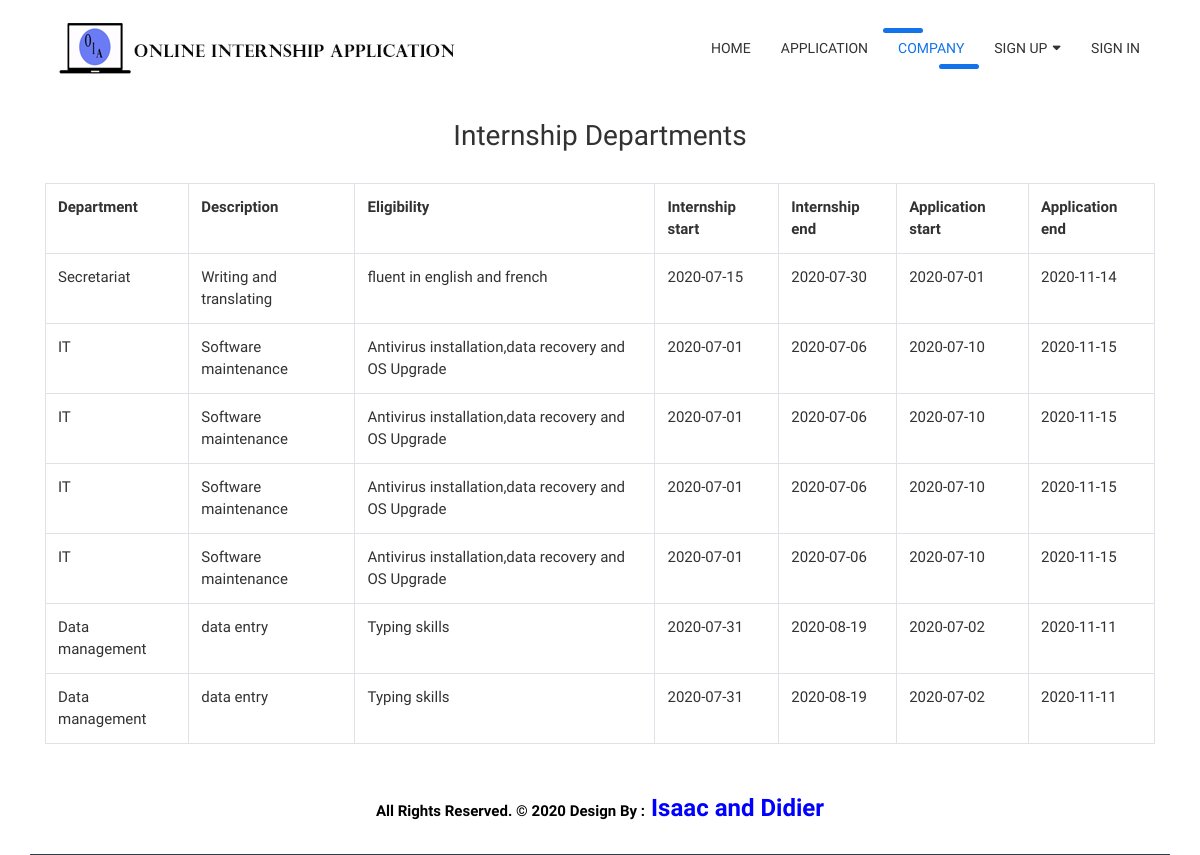
The page /companyDetail.php?company_id=1 on the database its author committed.
### tables this page shows
CREATE TABLE `company_internship` (
  `internship_id` int NOT NULL AUTO_INCREMENT,
  `department_name` varchar(50) NOT NULL,
  `description` varchar(200) NOT NULL,
  `eligibility` varchar(500) NOT NULL,
  `start` date NOT NULL,
  `end` date NOT NULL,
  `needed_number` int NOT NULL,
  `application_start` date NOT NULL,
  `application_end` date NOT NULL,
  `application_limit` int NOT NULL,
  `company_id` int NOT NULL,
  `status` enum('pending','open','closed','deleted') DEFAULT 'pending',
  `regdate` datetime DEFAULT CURRENT_TIMESTAMP,
  PRIMARY KEY (`internship_id`),
  KEY `company_id` (`company_id`),
  CONSTRAINT `company_internship_ibfk_1` FOREIGN KEY (`company_id`) REFERENCES `company` (`company_id`) ON DELETE RESTRICT ON UPDATE RESTRICT
);

### companyDetail.php (the view, shortened to what this page needs)
<!DOCTYPE html>
<html lang="en">
<head>
<head>
	<link href="Bootstrap/bootstrap/css/bootstrap.min.css" rel="stylesheet">
	<link href="css/all.css" rel="stylesheet">
	<link href="css/owl.carousel.min.css" rel="stylesheet">
	<link href="css/style.css" rel="stylesheet">
</head>
<body>
<div class="wrapper-main">
    <nav class="navbar navbar-expand-lg navbar-dark bg-light top-nav">
        <div class="container">
            <a class="navbar-brand" href="index.php">
				<img src="images/logo1.png" alt="logo" />
            </a>
            <div class="collapse navbar-collapse" id="navbarResponsive">
				<ul class="navbar-nav ml-auto">
					<li class="nav-item">
						<a class="nav-link" href="index.php">Home</a>
					</li>
					<li class="nav-item">
						<a class="nav-link" href="application.php">Application</a>
					</li>
					<li class="nav-item">
						<a class="nav-link active" href="company.php">Company</a>
					</li>
					<li class="nav-item dropdown">
						<a class="nav-link" href="#" id="navbarDropdownBlog" data-toggle="dropdown" aria-haspopup="true" aria-expanded="false">Sign up <i class="fas fa-sort-down"></i></a>
					</li>
					<li class="nav-item">
						<a class="nav-link" href="signin.php">Sign in</a>
					</li>
				</ul>
            </div>
        </div>
    </nav>
    <div class="container">
			    	<br><center>
			    			<h3>
			    			Internship Departments
			    			</h3>
			    		</center>
			    	<br>
<?php
$con=mysqli_connect("localhost","root","","internship");
$company_id=$_GET['company_id'];
$a="select company.company_id,company.name,company_internship.internship_id,company_internship.department_name,company_internship.description,company_internship.eligibility,company_internship.start,company_internship.end,company_internship.needed_number,company_internship.application_start,company_internship.application_end,application_limit,company_internship.company_id,company_internship.status,company_internship.regdate from company,company_internship where company.company_id=company_internship.company_id and company_internship.company_id='$company_id'";
$b=mysqli_query($con,$a);
echo "<table  class='table table-bordered' style='width:auto;'><tr class='danger'><th>Department</th><th>Description</th><th>Eligibility</th><th>Internship start</th><th>Internship end</th><th>Application start</th><th>Application end</th></tr>";
while($row=mysqli_fetch_array($b))
{
echo "<tr><td>".$row['department_name']."</td><td>".$row['description']."</td><td width='300px'>".$row['eligibility']."</td><td>".$row['start']."</td><td>".$row['end']."</td><td>".$row['application_start']."</td><td>".$row['application_end']."</td></tr>";
}
echo "</table>";
?>
		</div>
	</div>
    <footer class="container-fluid text-center">
    	<div class="container bottom_border">
    		<div class="container">
    			<p class="copyright text-center" style="color: black;"><b>All Rights Reserved. &copy; 2020 Design By :<font color="blue" size="5"> Isaac and Didier</font></b></p>
    		</div>
  		</div>
	</footer>
</body>
</html>

### css/all.css (style rules this page uses)
.fa, .fas, .far, .fal, .fab { -moz-osx-font-smoothing: grayscale; -webkit-font-smoothing: antialiased; display: inline-block; font-style: normal; font-variant: normal; text-rendering: auto; line-height: 1; }
.fa-sort-down:before { content: "\f0dd"; }
.fa, .fas { font-family: 'Font Awesome 5 Free'; font-weight: 900; }

### css/style.css (style rules this page uses)
body { padding: 0px; font-family: 'Work Sans', sans-serif; font-size: 15px; color: #323232; }
@media (min-width: 992px) { body { padding-top: 0px; } }
.wrapper-main { position: relative; overflow: hidden; }
.top-nav { background-color: #ffffff !important; }
.navbar-expand-lg.top-nav .navbar-nav .nav-link { padding: 10px 15px; color: #323232; font-size: 14px; font-weight: 500; text-transform: uppercase; position: relative; }
.navbar-expand-lg.top-nav .navbar-nav .nav-link i { font-size: 14px; float: right; margin-left: 5px; }
.navbar-expand-lg.top-nav .navbar-nav .nav-link.active { color: #1273eb; }
.navbar-expand-lg.top-nav .navbar-nav .nav-link.active:before { content: ""; position: absolute; width: 40px; background: #1273eb; height: 5px; top: 0px; left: 0px; border-radius: 6px; }
.navbar-expand-lg.top-nav .navbar-nav .nav-link.active:after { content: ""; position: absolute; width: 40px; background: #1273eb; height: 5px; bottom: 0px; right: 0px; border-radius: 6px; }
.navbar-expand-lg.top-nav .navbar-nav .nav-link:before { content: ""; position: absolute; width: 0px; background: #1273eb; height: 5px; top: 0px; left: 0px; border-radius: 6px; -webkit-transition: all 500ms ease; -ms-transition: all 500ms ease; -o-transition: all 500ms ease; -moz-transition: all 500ms ease; transition: all 500ms ease; }
.navbar-expand-lg.top-nav .navbar-nav .nav-link:after { content: ""; position: absolute; width: 0px; background: #1273eb; height: 5px; bottom: 0px; right: 0px; border-radius: 6px; -webkit-transition: all 500ms ease; -ms-transition: all 500ms ease; -o-transition: all 500ms ease; -moz-transition: all 500ms ease; transition: all 500ms ease; }
footer p { font-size:15px; color:#CCC; padding-bottom:0px; margin-bottom:8px; }
.bottom_border { border-bottom:1px solid #323f45; padding-bottom:20px; }
.copyright { margin-top: 30px; }

### rows shown on the page
company_internship: department_name "Secretariat", description "Writing and translating", eligibility "fluent in english and french", start "2020-07-15", end "2020-07-30", application_start "2020-07-01", application_end "2020-11-14"
company_internship: department_name "IT", description "Software maintenance", eligibility "Antivirus installation,data recovery and OS Upgrade", start "2020-07-01", end "2020-07-06", application_start "2020-07-10", application_end "2020-11-15"
company_internship: department_name "IT", description "Software maintenance", eligibility "Antivirus installation,data recovery and OS Upgrade", start "2020-07-01", end "2020-07-06", application_start "2020-07-10", application_end "2020-11-15"
company_internship: department_name "IT", description "Software maintenance", eligibility "Antivirus installation,data recovery and OS Upgrade", start "2020-07-01", end "2020-07-06", application_start "2020-07-10", application_end "2020-11-15"
company_internship: department_name "IT", description "Software maintenance", eligibility "Antivirus installation,data recovery and OS Upgrade", start "2020-07-01", end "2020-07-06", application_start "2020-07-10", application_end "2020-11-15"
company_internship: department_name "Data management", description "data entry", eligibility "Typing skills", start "2020-07-31", end "2020-08-19", application_start "2020-07-02", application_end "2020-11-11"
company_internship: department_name "Data management", description "data entry", eligibility "Typing skills", start "2020-07-31", end "2020-08-19", application_start "2020-07-02", application_end "2020-11-11"
